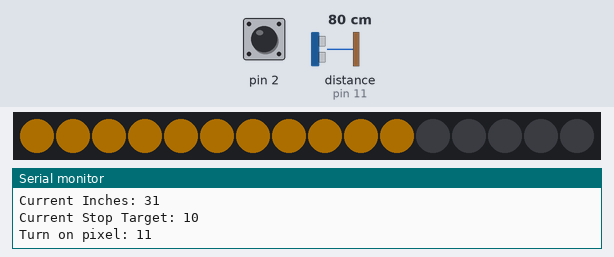
This sketch was run on a simulated Arduino Leonardo, built with avr-gcc and run on an emulated ATmega32U4. Parts: 16 RGB LEDs in strip order, left to right, the last lines printed to the serial monitor. The test bench sets the inputs (shaded band); at power-on: pin 2 HIGH, distance to the obstacle (sensor on pin 11) 80 cm. The echo pulse lasts 58.3 µs per cm; dim RGB values are drawn brighter than linear.

Above: at 1.2 s.
1.3 s: pin 2 pulled LOW for 0.2 s
At 1.71 s:
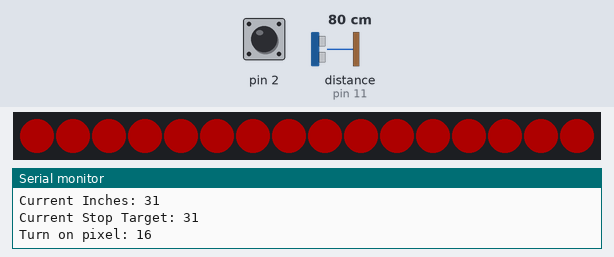
4.3 s: distance to the obstacle (sensor on pin 11) set to 2 cm
At 5.7 s:
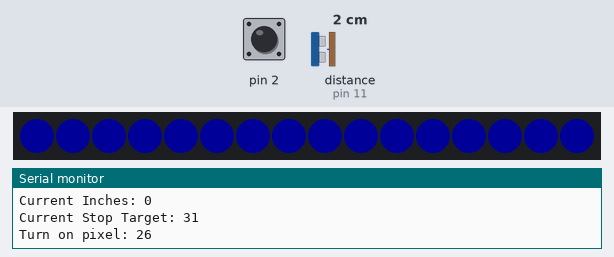
6.1 s: distance to the obstacle (sensor on pin 11) set to 120 cm
At 6.9 s:
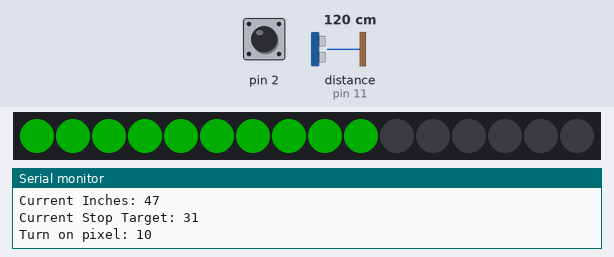
7.9 s: distance to the obstacle (sensor on pin 11) set to 4 cm
At 9.2 s:
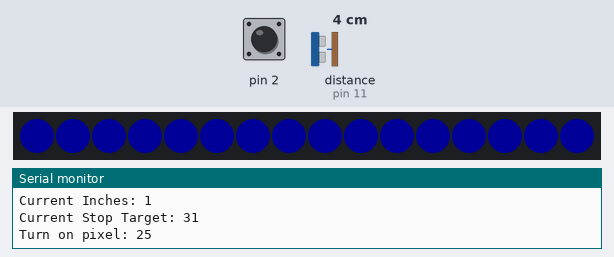
9.5 s: pin 2 pulled LOW for 1 s
At 10.24 s:
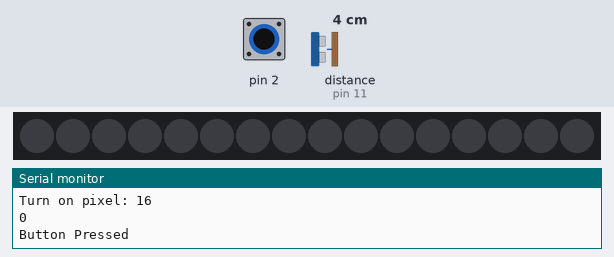
12.6 s: distance to the obstacle (sensor on pin 11) set to 9 cm
At 13.8 s:
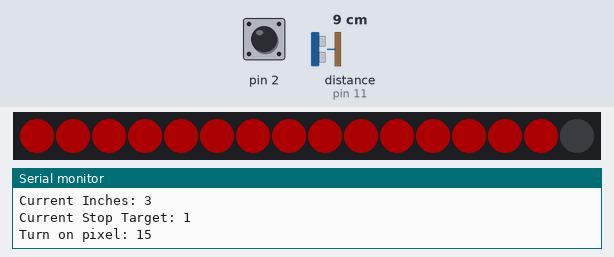
Timing chart, 0 to 15.5 s (numbered marks = the images above; inputs shaded):
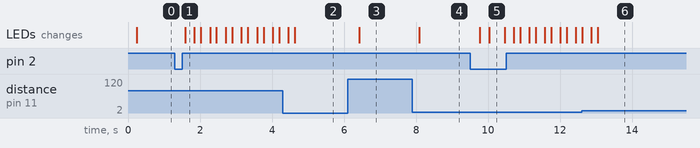

Measured:
- after the input at 1.3 s, the LEDs: change after 0.29 s (image 1)
- after the input at 4.3 s, the LEDs: first differ from a run without the input after 0.33 s (image 2)
- after the input at 6.1 s, the LEDs: change after 0.33 s (image 3)
- after the input at 7.9 s, the LEDs: change after 0.19 s (image 4)
- after the input at 9.5 s, the LEDs: first change after 0.28 s (image 5 shows a later state)
- after the input at 12.6 s, the LEDs: first differ from a run without the input after 0.45 s (image 6)
- what the display in image 5 shows lasts 0.5 s, from 10.0 s to 10.5 s

The sketch:

PixelParkerUltra.ino
```cpp
/*
 * Thanks for the code borrowed from:
 * http://randomnerdtutorials.com
 * http://playground.arduino.cc/Code/NewPing

Here is another installment of: "Solution in need of a Problem" Theater

The other day I realized I had a couple of Ultra Sonic Pingers, a basket of Arduinos,
4 hours of free time and a new dent on the hood of my car from hitting a shelf
in the garage while pulling in... that can mean only one thing, it was time to build
a digital ultrasonic NeoPixel parking assistant!

Meet the "Pixel Parker Ultra 4000!"

The code is ugly and dirty but it works - I would love input on making this better...

Version 1.0 is simple...

Interface a cheap ultrasonic ranger with a NeoPixel ring to be used as a distance meter

At bootup a defualt STOP target of 10 inches is set.  After that a momentary switch can
be used to lock in a new target (park your car where you want it and press button, the
new stop distace is set) MAGIC!

Meter/LED's first starts displaying based on the range variable (maxInches) which
can change to anything you want up to the pingers set maximum (#define MAX_DISTANCE)
in cm. (to convert break out the ol' slide rule, calculator or just ask Alexa (shhh!))

The 16 LED's on the ring 0 --> 15 are mapped from maxInches --> stopTarget to
create the correct Pixel meter scale (1 pixel on = first detection at maxInches up to
the last pixels (all on) coming on at stop target distance)

The Pixel count is then used to determine the pixel colors. I picked arbitary
(but logical points IMHO thank you) to swith ring from Green to Orange to Red to FLASHING

Build some 3D cases and mount on the wall!!

Option B - I thnk Amazon sells something like this for 10 bucks BUT thats not the point :)

==================================

WISH LIST (Mainly things taking advantage of NeoPixel's beauty!):
 LED Start of  Green FADE around the ring from:
  Green --> Yellow ---> Orange --> Red --> Flashing Red(ALL) -
  Nice Fading effects


Things to clean up:
 Change hard coded Pixel count of 16 to a variable to be used with other sizes or shapes (that was selfish of me)
 Fix mapping - I ended up with 17 pixels vs 16 (one of those silly '0' start thingys)

I TAKE NO RESPONSABILITY FOR ANY DAMAGE TO YOUR VEHICLE, HOME, PETS OR POWER TOOLS
WHILE USING THIS PARKING THING!  USE AT YOUR OWN RISK, SIDE EFECTS HAVE BEEN
REPORTED, CALL YOUR DOCOR IF YOU CANT PARK YOUR CAR FOR MORE THAN 4 HOURS!

Have Fun!

*/

#include <NewPing.h>
#include <Adafruit_NeoPixel.h>

#define PIN 6
#define TRIGGER_PIN 12
#define ECHO_PIN 11
#define MAX_DISTANCE 220   // Set PINGER limits in cm (After this it will return 0 as distance)

Adafruit_NeoPixel strip = Adafruit_NeoPixel(16, PIN, NEO_GRB +
  NEO_KHZ800);

NewPing sonar(TRIGGER_PIN, ECHO_PIN, MAX_DISTANCE); // NewPing setup of pins and maximum distance.
int stopTarget = 10;  //Default alert inches after bootup


void setup() {
  pinMode(2,INPUT_PULLUP);

  Serial.begin(9600);
  strip.begin();
  strip.show(); // Initialize all pixels to 'off'
  strip.setBrightness(50); // This thing is BLINDING at full so I preset what the max brightness is here in percentage
  delay(50); // Breathe..... it's go time!
}


void loop() {

   unsigned int median_time = sonar.ping_median(7);  // Get ping times averaged over (x) cycles
   unsigned int inch = sonar.convert_in(median_time); // convert average times to inches

   int buttonVal = digitalRead(2);   //internal PULL UP Resister => OFF = HIGH
   Serial.println(buttonVal);       // Looking for LOW to detect button pushed to ground
   if (buttonVal == LOW) {          // Upon push set current INCH to an ew STOP TARGET
       stopTarget = inch;
       Serial.println("Button Pressed");
       delay(250);
     }

   clearRing(); // MUST Clear every loop to create meter effect
   distanceMeter(inch);    // pass current inches to the meter function
}


//////// START FUNCTIONS ////////////

void distanceMeter(int currentInches) {
// reminder to self:  curentInches = curent pinger value
int maxInches = 80;  // Ignore readings above 80 inches
int mapPixel = map(currentInches,maxInches,stopTarget, 0, 16);
// map the currentInches from pinger using max range to StopTarget ranger
// resulting value 0-15 represent the 16 pixels of the ring
Serial.print("Current Inches: "); Serial.println(currentInches);
Serial.print("Current Stop Target: "); Serial.println(stopTarget);
Serial.print("Turn on pixel: "); Serial.println(mapPixel);

if ((mapPixel > 0) && (mapPixel <= 10)) {  // 1 -> 10
  for(int i=0; i<mapPixel; i++) {
    strip.setPixelColor(i, 0, 255, 0);
  }
}

else if ((mapPixel >10) && (mapPixel <= 14)) { // 11 -> 14
  for(int i=0; i<mapPixel; i++) {
    strip.setPixelColor(i, 255, 165, 0);  //ORANGE
  }
}

else if (mapPixel == 15) {
  for(int i=0; i<mapPixel; i++) {
    strip.setPixelColor(i, 255, 0, 0);
  }
}

else if (mapPixel == 16) {
  redAlert();
}

else if ((mapPixel <= 0) || (mapPixel >= 17)) {   // Out of range/Invalid range
  for(int i=0; i<mapPixel; i++) {
    strip.setPixelColor(i, 0, 0, 128);
  }
}

strip.show();
//delay(500);
}


/////////////////////////////////////////////

void clearRing() {
  //Reset Ring
  for(int x = 0; x <17; x++) {
    strip.setPixelColor(x,0,0,0);
  }
  strip.show();
  }


////////////////////////////////////


void redAlert() {
    for(int x = 0; x <17; x++) {
      strip.setPixelColor(x,255,0,0);
  }

  strip.show();
  delay(250);
  clearRing();
}
```
